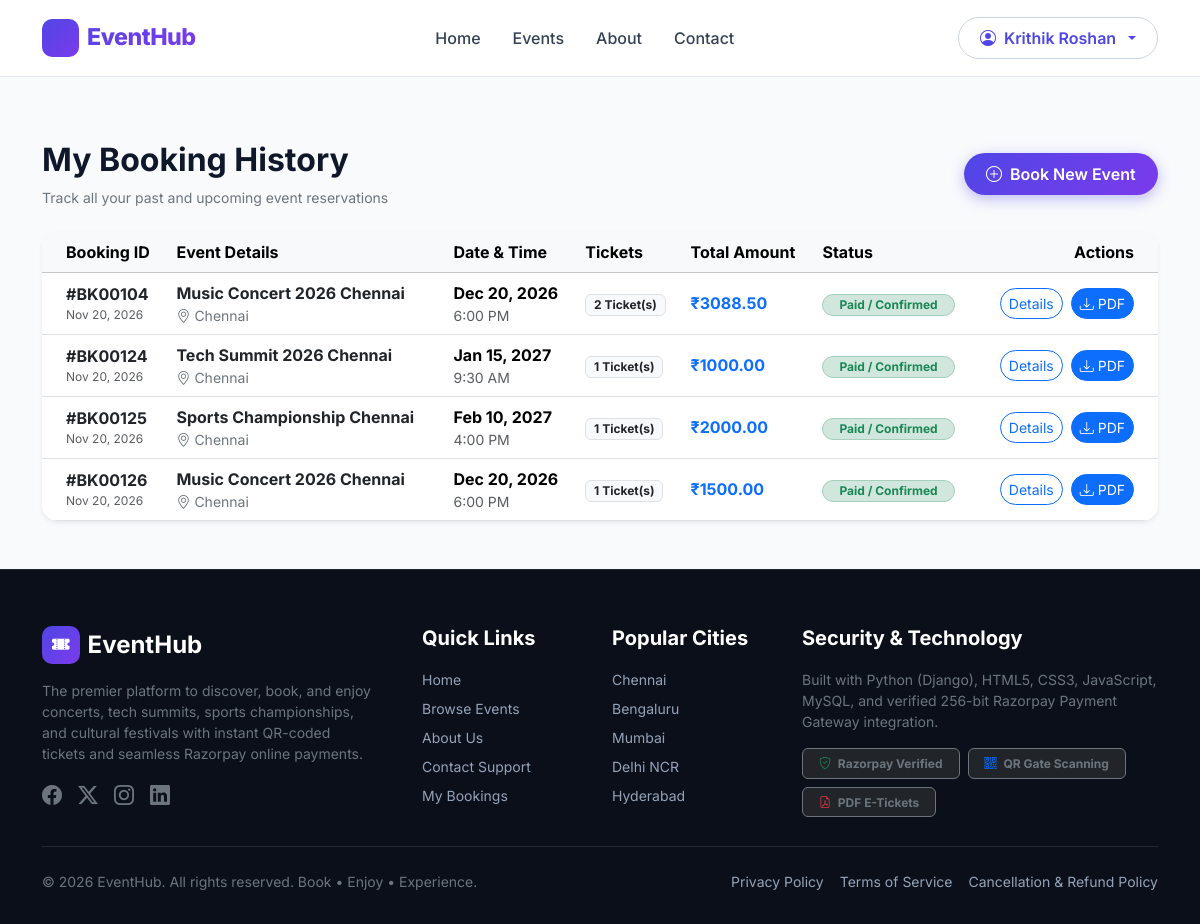
Screenshot of /bookings/history/ (signed in) with the database file from the repository.
### accounts/models.py (models this page shows, shortened)
class User(AbstractUser):
    ROLE_CHOICES = (
        ('customer', 'Customer'),
        ('admin', 'Administrator'),
        ('event_manager', 'Event Manager'),
        ('gate_staff', 'Gate Staff'),
    )
    email = models.EmailField(unique=True, verbose_name="Email Address")
    full_name = models.CharField(max_length=150, verbose_name="Full Name")
    mobile = models.CharField(max_length=20, blank=True, verbose_name="Mobile Number")
    role = models.CharField(max_length=20, choices=ROLE_CHOICES, default='customer')
    profile_image = models.ImageField(upload_to='profiles/', blank=True, null=True)
    failed_login_attempts = models.PositiveIntegerField(default=0)
    locked_until = models.DateTimeField(null=True, blank=True)
    created_at = models.DateTimeField(auto_now_add=True)
    updated_at = models.DateTimeField(auto_now=True)
    USERNAME_FIELD = 'email'
    REQUIRED_FIELDS = ['username', 'full_name']
    class Meta:
        ordering = ['-date_joined']
    @property
    def has_admin_access(self):
        return self.role in ['admin', 'event_manager', 'gate_staff'] or self.is_staff or self.is_superuser

### bookings/models.py (models this page shows, shortened)
class Booking(models.Model):
    STATUS_CHOICES = (
        ('pending', 'Pending'),
        ('confirmed', 'Paid'),
        ('cancelled', 'Cancelled'),
        ('expired', 'Expired'),
        ('refunded', 'Refunded'),
    )
    booking_id = models.CharField(max_length=30, unique=True, default=generate_booking_code)
    user = models.ForeignKey(settings.AUTH_USER_MODEL, on_delete=models.CASCADE, related_name='bookings')
    event = models.ForeignKey(Event, on_delete=models.PROTECT, related_name='bookings')
    subtotal = models.DecimalField(max_digits=10, decimal_places=2, default=0)
    convenience_fee = models.DecimalField(max_digits=10, decimal_places=2, default=0)
    tax_amount = models.DecimalField(max_digits=10, decimal_places=2, default=0)
    total_amount = models.DecimalField(max_digits=10, decimal_places=2)
    total_tickets = models.PositiveIntegerField(default=1)
    status = models.CharField(max_length=20, choices=STATUS_CHOICES, default='pending')
    cancellation_reason = models.TextField(blank=True)
    held_until = models.DateTimeField(null=True, blank=True)
    created_at = models.DateTimeField(auto_now_add=True)
    updated_at = models.DateTimeField(auto_now=True)
    class Meta:
        ordering = ['-created_at']

### events/models.py (models this page shows, shortened)
class Event(models.Model):
    STATUS_CHOICES = (
        ('draft', 'Draft'),
        ('published', 'Published'),
        ('cancelled', 'Cancelled'),
        ('completed', 'Completed'),
    )
    title = models.CharField(max_length=200)
    slug = models.SlugField(max_length=220, unique=True, blank=True)
    description = models.TextField()
    category = models.ForeignKey(Category, on_delete=models.PROTECT, related_name='events')
    banner_image = models.ImageField(upload_to='events/banners/', blank=True, null=True)
    banner_url = models.URLField(max_length=500, blank=True, help_text="Fallback image URL if banner is not uploaded")
    venue = models.CharField(max_length=255)
    city = models.CharField(max_length=100)
    event_date = models.DateField()
    start_time = models.TimeField()
    end_time = models.TimeField(blank=True, null=True)
    organizer = models.CharField(max_length=150)
    status = models.CharField(max_length=20, choices=STATUS_CHOICES, default='published')
    featured = models.BooleanField(default=False)
    created_by = models.ForeignKey(settings.AUTH_USER_MODEL, on_delete=models.CASCADE, related_name='created_events')
    created_at = models.DateTimeField(auto_now_add=True)
    updated_at = models.DateTimeField(auto_now=True)
    class Meta:
        ordering = ['event_date', 'start_time']

### bookings/views.py (the view)
# urls.py: path('history/', views.booking_history_view, name='my_bookings'),
@login_required
def booking_history_view(request):
    bookings = Booking.objects.filter(user=request.user).select_related('event').order_by('-created_at')
    return render(request, 'bookings/my_bookings.html', {
        'bookings': bookings
    })

### templates/bookings/my_bookings.html (shortened to what this page needs)
{% extends 'base.html' %}
{% block content %}
<div class="container py-5">
  <div class="d-flex justify-content-between align-items-center mb-4">
    <div>
      <h2 class="fw-bold" style="color: #0f172a;">My Booking History</h2>
      <p class="text-secondary small mb-0">Track all your past and upcoming event reservations</p>
    </div>
    <a href="{% url 'events:event_list' %}" class="btn btn-pill-primary">
      <i class="bi bi-plus-circle me-1"></i> Book New Event
    </a>
  </div>
  <div class="card border-0 shadow-sm rounded-4 overflow-hidden">
    <div class="table-responsive">
      <table class="table align-middle table-hover mb-0">
        <thead class="table-light">
          <tr>
            <th class="ps-4">Booking ID</th>
            <th>Event Details</th>
            <th>Date & Time</th>
            <th>Tickets</th>
            <th>Total Amount</th>
            <th>Status</th>
            <th class="text-end pe-4">Actions</th>
          </tr>
        </thead>
        <tbody>
          {% for b in bookings %}
            <tr>
              <td class="ps-4">
                <span class="fw-bold text-dark">#{{ b.booking_id }}</span>
                <div class="text-muted" style="font-size: 0.75rem;">{{ b.created_at|date:"M d, Y" }}</div>
              </td>
              <td>
                <div class="fw-bold text-dark">{{ b.event.title }}</div>
                <div class="text-secondary small"><i class="bi bi-geo-alt"></i> {{ b.event.city }}</div>
              </td>
              <td>
                <div class="fw-bold">{{ b.event.event_date|date:"M d, Y" }}</div>
                <div class="text-muted small">{{ b.event.start_time|time:"g:i A" }}</div>
              </td>
              <td>
                <span class="badge bg-light text-dark border">{{ b.total_tickets }} Ticket(s)</span>
              </td>
              <td>
                <span class="fw-bold text-primary fs-6">₹{{ b.total_amount }}</span>
              </td>
              <td>
                {% if b.status == 'confirmed' %}
                  <span class="badge bg-success-subtle text-success border border-success-subtle rounded-pill px-3 py-1">Paid / Confirmed</span>
                {% elif b.status == 'pending' %}
                  <span class="badge bg-warning-subtle text-warning border border-warning-subtle rounded-pill px-3 py-1">Pending Payment</span>
                {% elif b.status == 'cancelled' %}
                  <span class="badge bg-danger-subtle text-danger border border-danger-subtle rounded-pill px-3 py-1">Cancelled</span>
                {% elif b.status == 'refunded' %}
                  <span class="badge bg-info-subtle text-info border border-info-subtle rounded-pill px-3 py-1">Refunded</span>
                {% else %}
                  <span class="badge bg-secondary-subtle text-secondary rounded-pill px-3 py-1">{{ b.status|title }}</span>
                {% endif %}
              </td>
              <td class="text-end pe-4">
                <div class="d-flex justify-content-end gap-2">
                  <a href="{% url 'bookings:booking_detail' booking_id=b.booking_id %}" class="btn btn-sm btn-outline-primary rounded-pill">
                    Details
                  </a>
                  {% if b.status == 'confirmed' %}
                    <a href="{% url 'bookings:download_ticket_pdf' booking_id=b.booking_id %}" class="btn btn-sm btn-primary rounded-pill" title="Download PDF Ticket">
                      <i class="bi bi-download"></i> PDF
                    </a>
                  {% elif b.status == 'pending' %}
                    <a href="{% url 'bookings:booking_summary' booking_id=b.booking_id %}" class="btn btn-sm btn-warning rounded-pill">
                      Pay
                    </a>
                  {% endif %}
                </div>
              </td>
            </tr>
          {% endfor %}
        </tbody>
      </table>
    </div>
  </div>
</div>
{% endblock %}

### templates/base.html (shortened to what this page needs)
<!DOCTYPE html>
<html lang="en">
<head>
  <link href="https://cdn.jsdelivr.net/npm/bootstrap@5.3.3/dist/css/bootstrap.min.css" rel="stylesheet">
  <link rel="stylesheet" href="https://cdn.jsdelivr.net/npm/bootstrap-icons@1.11.3/font/bootstrap-icons.min.css">
  <link rel="stylesheet" href="/static/css/style.css">
</head>
<body>
  {% include 'navbar.html' %}
  <main class="flex-grow-1">
    {% block content %}{% endblock %}
  </main>
  {% include 'footer.html' %}
</body>
</html>

### templates/navbar.html (shortened to what this page needs)
<nav class="navbar navbar-expand-lg navbar-eventhub sticky-top">
  <div class="container">
    <a class="navbar-brand brand-logo" href="{% url 'events:home' %}">
      <span class="brand-icon"><i class="bi bi-ticket-perforated-fill"></i></span>
      EventHub
    </a>
    <div class="collapse navbar-collapse" id="navbarMain">
      <ul class="navbar-nav mx-auto mb-2 mb-lg-0">
        <li class="nav-item">
          <a class="nav-link {% if request.resolver_match.url_name == 'home' %}active{% endif %}" href="{% url 'events:home' %}">Home</a>
        </li>
        <li class="nav-item">
          <a class="nav-link {% if request.resolver_match.url_name == 'event_list' %}active{% endif %}" href="{% url 'events:event_list' %}">Events</a>
        </li>
        <li class="nav-item">
          <a class="nav-link {% if request.resolver_match.url_name == 'about' %}active{% endif %}" href="{% url 'events:about' %}">About</a>
        </li>
        <li class="nav-item">
          <a class="nav-link {% if request.resolver_match.url_name == 'contact' %}active{% endif %}" href="{% url 'events:contact' %}">Contact</a>
        </li>
      </ul>
      <div class="d-flex align-items-center gap-2">
        {% if user.is_authenticated %}
          <div class="dropdown">
            <button class="btn btn-pill-outline dropdown-toggle d-flex align-items-center gap-2" type="button" data-bs-toggle="dropdown">
              <i class="bi bi-person-circle"></i>
              <span>{{ user.full_name|default:user.username }}</span>
            </button>
          </div>
        {% else %}
          <a href="{% url 'accounts:login' %}" class="btn btn-pill-outline">Login</a>
          <a href="{% url 'accounts:register' %}" class="btn btn-pill-primary">Register</a>
        {% endif %}
      </div>
    </div>
  </div>
</nav>

### templates/footer.html
<footer class="footer-eventhub">
  <div class="container">
    <div class="row g-4 mb-4">
      <div class="col-lg-4 col-md-6">
        <div class="d-flex align-items-center gap-2 mb-3">
          <span class="brand-icon"><i class="bi bi-ticket-perforated-fill"></i></span>
          <span class="fs-4 fw-bold text-white">EventHub</span>
        </div>
        <p class="text-secondary small pe-lg-4">
          The premier platform to discover, book, and enjoy concerts, tech summits, sports championships, and cultural festivals with instant QR-coded tickets and seamless Razorpay online payments.
        </p>
        <div class="d-flex gap-3 text-secondary fs-5 mt-3">
          <a href="#" class="text-secondary"><i class="bi bi-facebook"></i></a>
          <a href="#" class="text-secondary"><i class="bi bi-twitter-x"></i></a>
          <a href="#" class="text-secondary"><i class="bi bi-instagram"></i></a>
          <a href="#" class="text-secondary"><i class="bi bi-linkedin"></i></a>
        </div>
      </div>
      <div class="col-lg-2 col-md-3 col-6">
        <h5>Quick Links</h5>
        <ul class="list-unstyled small d-flex flex-column gap-2">
          <li><a href="{% url 'events:home' %}">Home</a></li>
          <li><a href="{% url 'events:event_list' %}">Browse Events</a></li>
          <li><a href="{% url 'events:about' %}">About Us</a></li>
          <li><a href="{% url 'events:contact' %}">Contact Support</a></li>
          <li><a href="{% url 'bookings:my_bookings' %}">My Bookings</a></li>
        </ul>
      </div>
      <div class="col-lg-2 col-md-3 col-6">
        <h5>Popular Cities</h5>
        <ul class="list-unstyled small d-flex flex-column gap-2">
          <li><a href="{% url 'events:event_list' %}?city=Chennai">Chennai</a></li>
          <li><a href="{% url 'events:event_list' %}?city=Bengaluru">Bengaluru</a></li>
          <li><a href="{% url 'events:event_list' %}?city=Mumbai">Mumbai</a></li>
          <li><a href="{% url 'events:event_list' %}?city=Delhi">Delhi NCR</a></li>
          <li><a href="{% url 'events:event_list' %}?city=Hyderabad">Hyderabad</a></li>
        </ul>
      </div>
      <div class="col-lg-4 col-md-12">
        <h5>Security & Technology</h5>
        <p class="text-secondary small">
          Built with Python (Django), HTML5, CSS3, JavaScript, MySQL, and verified 256-bit Razorpay Payment Gateway integration.
        </p>
        <div class="d-flex flex-wrap gap-2 mt-2">
          <span class="badge bg-dark border border-secondary px-3 py-2 text-secondary">
            <i class="bi bi-shield-check text-success me-1"></i> Razorpay Verified
          </span>
          <span class="badge bg-dark border border-secondary px-3 py-2 text-secondary">
            <i class="bi bi-qr-code text-primary me-1"></i> QR Gate Scanning
          </span>
          <span class="badge bg-dark border border-secondary px-3 py-2 text-secondary">
            <i class="bi bi-file-earmark-pdf text-danger me-1"></i> PDF E-Tickets
          </span>
        </div>
      </div>
    </div>
    <hr class="border-secondary opacity-25 my-4">
    <div class="d-flex flex-column flex-md-row justify-content-between align-items-center small text-secondary">
      <div>&copy; 2026 EventHub. All rights reserved. Book &bull; Enjoy &bull; Experience.</div>
      <div class="d-flex gap-3 mt-3 mt-md-0">
        <a href="#">Privacy Policy</a>
        <a href="#">Terms of Service</a>
        <a href="#">Cancellation & Refund Policy</a>
      </div>
    </div>
  </div>
</footer>

### rows the page displays
User: full_name "Krithik Roshan"
Booking: booking_id "BK00104", created_at "Nov 20, 2026", event "Music Concert 2026 Chennai", event.city "Chennai", event.event_date "Dec 20, 2026", event.start_time "6:00 PM", total_tickets "2", total_amount "3088.50", status "Paid / Confirmed"
Booking: booking_id "BK00124", created_at "Nov 20, 2026", event "Tech Summit 2026 Chennai", event.city "Chennai", event.event_date "Jan 15, 2027", event.start_time "9:30 AM", total_tickets "1", total_amount "1000.00", status "Paid / Confirmed"
Booking: booking_id "BK00125", created_at "Nov 20, 2026", event "Sports Championship Chennai", event.city "Chennai", event.event_date "Feb 10, 2027", event.start_time "4:00 PM", total_tickets "1", total_amount "2000.00", status "Paid / Confirmed"
Booking: booking_id "BK00126", created_at "Nov 20, 2026", event "Music Concert 2026 Chennai", event.city "Chennai", event.event_date "Dec 20, 2026", event.start_time "6:00 PM", total_tickets "1", total_amount "1500.00", status "Paid / Confirmed"
